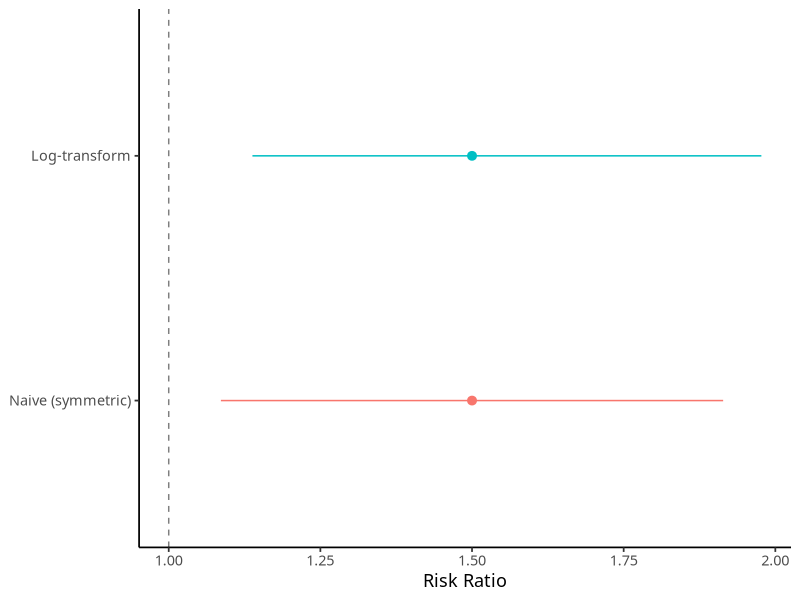

The R script that drew this image:
## ---- chunk 1
#| label: fig-ci-comparison
#| fig-cap: "95% confidence intervals for RR: log-transform (asymmetric) vs. naive (symmetric)."
#| echo: false
#| message: false

library(tidyverse)

tribble(
  ~method             , ~rr   , ~lower , ~upper ,
  "Log-transform"     , 1.500 , 1.138  , 1.977  ,
  "Naive (symmetric)" , 1.500 , 1.086  , 1.914
) |>
  mutate(method = fct_inorder(method) |> fct_rev()) |>
  ggplot(aes(x = rr, y = method, xmin = lower, xmax = upper, color = method)) +
  geom_vline(xintercept = 1, linetype = "dashed", colour = "grey50") +
  geom_pointrange() +
  scale_x_continuous(breaks = scales::breaks_width(0.25)) +
  labs(x = "Risk Ratio", y = NULL) +
  theme_classic(
    base_family = "ubuntu",
    base_size = 13,
  ) +
  theme(legend.position = "none")
